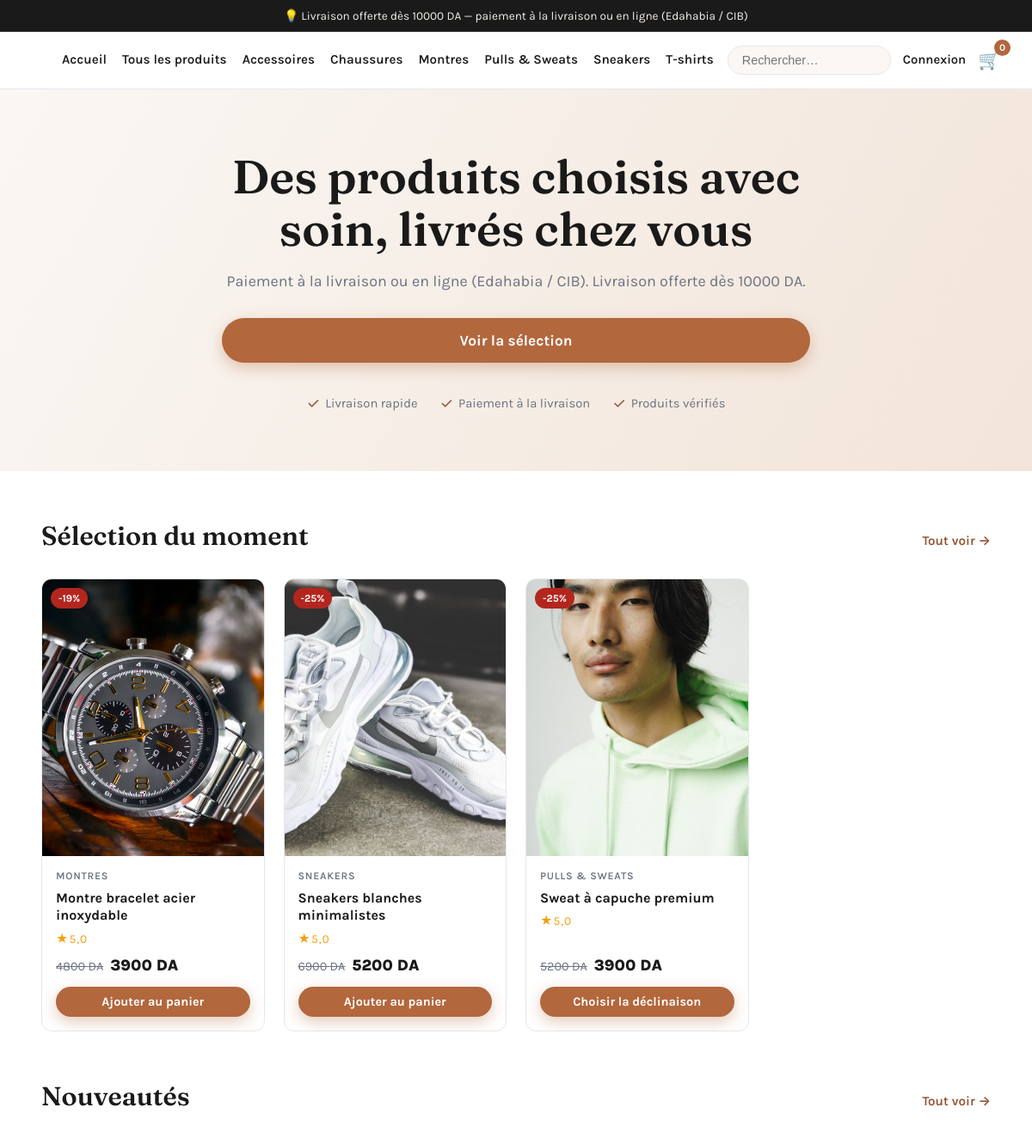
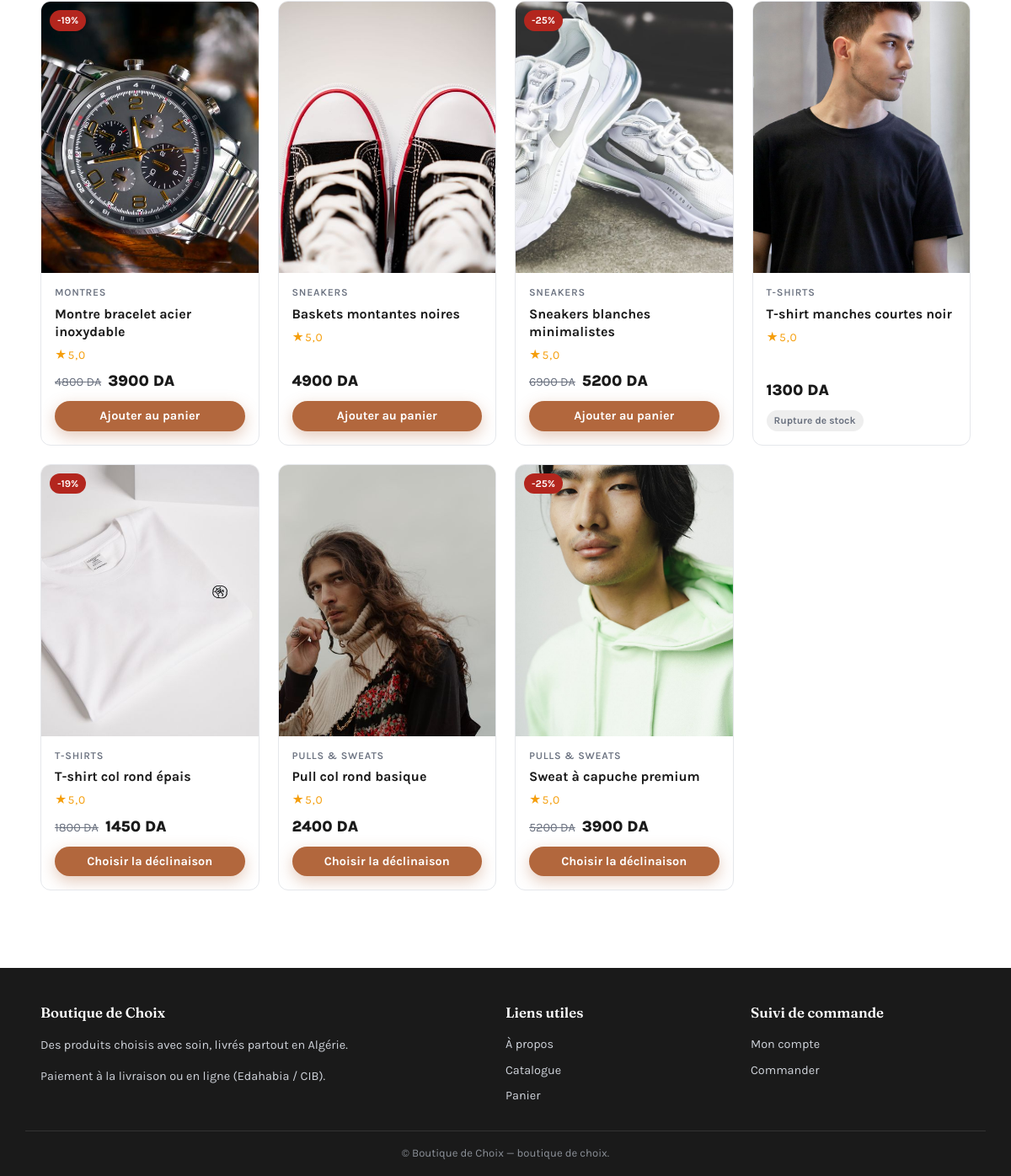
The page / on the database its author committed (2 pictures, top to bottom).
### apps/catalog/models.py (models this page shows, shortened)
class Category(models.Model):
    name = models.CharField("Nom", max_length=120)
    slug = models.SlugField("Slug", max_length=140, unique=True, blank=True)
    parent = models.ForeignKey(
        "self",
        verbose_name="Catégorie parente",
        on_delete=models.CASCADE,
        null=True,
        blank=True,
        related_name="children",
    )
    image = models.ImageField(
        "Image", upload_to="categories/", null=True, blank=True
    )
    description = models.TextField("Description", blank=True)
    is_active = models.BooleanField("Active", default=True)
    order = models.PositiveIntegerField("Ordre", default=0)
    class Meta:
        verbose_name = "Catégorie"
        verbose_name_plural = "Catégories"
        ordering = ["order", "name"]
    def get_absolute_url(self):
        return reverse("catalog:category", kwargs={"slug": self.slug})

class Product(models.Model):
    category = models.ForeignKey(
        Category,
        verbose_name="Catégorie",
        on_delete=models.PROTECT,
        related_name="products",
    )
    name = models.CharField("Nom du produit", max_length=200)
    slug = models.SlugField("Slug", max_length=220, unique=True, blank=True)
    sku = models.CharField("Référence (SKU)", max_length=60, blank=True)
    short_description = models.CharField(
        "Accroche", max_length=255, blank=True,
        help_text="Phrase courte affichée dans les listes de produits.",
    )
    description = models.TextField(
        "Description détaillée", blank=True,
        help_text="Description riche affichée sur la page produit.",
    )
    price = models.DecimalField(
        "Prix de vente (DA)", max_digits=10, decimal_places=2
    )
    compare_at_price = models.DecimalField(
        "Prix barré (DA)", max_digits=10, decimal_places=2,
        null=True, blank=True,
        help_text="Ancien prix affiché en promo (optionnel).",
    )
    stock = models.PositiveIntegerField("Stock", default=0)
    is_active = models.BooleanField("En ligne", default=True)
    is_featured = models.BooleanField("Mis en avant", default=False)
    created_at = models.DateTimeField("Créé le", auto_now_add=True)
    updated_at = models.DateTimeField("Mis à jour le", auto_now=True)
    class Meta:
        verbose_name = "Produit"
        verbose_name_plural = "Produits"
        ordering = ["-created_at"]
    def get_absolute_url(self):
        return reverse("catalog:product_detail", kwargs={"slug": self.slug})
    @property
    def in_stock(self):
        return self.stock > 0 or self.variants.filter(is_active=True, stock__gt=0).exists()
    @property
    def has_variants(self):
        return self.variants.filter(is_active=True).exists()
    @property
    def is_on_sale(self):
        return bool(
            self.compare_at_price and self.compare_at_price > self.price
        )
    @property
    def discount_percent(self):
        if not self.is_on_sale:
            return 0
        return round(
            (1 - float(self.price) / float(self.compare_at_price)) * 100
        )
    @property
    def primary_image(self):
        return self.images.filter(is_primary=True).first() or self.images.first()
    @property
    def average_rating(self):
        return self.reviews.filter(is_approved=True).aggregate(
            avg=models.Avg("rating")
        )["avg"]

class ProductImage(models.Model):
    product = models.ForeignKey(
        Product,
        verbose_name="Produit",
        on_delete=models.CASCADE,
        related_name="images",
    )
    image = models.ImageField("Image", upload_to="products/")
    alt = models.CharField(
        "Texte alternatif", max_length=255, blank=True,
        help_text="Description de l'image pour le référencement.",
    )
    is_primary = models.BooleanField(
        "Image principale", default=False,
        help_text="Affichée en premier sur la fiche produit.",
    )
    order = models.PositiveIntegerField("Ordre", default=0)
    class Meta:
        verbose_name = "Image produit"
        verbose_name_plural = "Images produit"
        ordering = ["order", "pk"]

### apps/core/views.py (the view, shortened to what this page needs)
# urls.py: path("", views.home, name="home"),
def home(request):
    featured = list(
        Product.objects.filter(is_active=True, is_featured=True)
        .select_related("category")
        .prefetch_related("images")[:8]
    )
    latest = list(
        Product.objects.filter(is_active=True)
        .select_related("category")
        .prefetch_related("images")
        .order_by("-created_at")[:8]
    )
    context = {
        "featured_products": featured,
        "latest_products": latest,
        "page_title": settings.STORE_NAME,
    }
    return render(request, "core/home.html", context)

### apps/cart/services.py (called while the page is built)
    def __len__(self):
        return sum(data["qty"] for data in self.cart.values())

### apps/core/context_processors.py (called while the page is built)
def store_settings(request):
    cart = CartSession(request)
    return {
        "store_name": settings.STORE_NAME,
        "store_currency_symbol": settings.CURRENCY_SYMBOL,
        "store_categories": Category.objects.filter(is_active=True),
        "cart_count": len(cart),
        "free_shipping_threshold": settings.SHIPPING_FREE_THRESHOLD,
        "shipping_flat_rate": settings.SHIPPING_FLAT_RATE,
        "allow_cod": settings.ALLOW_PAYMENT_ON_DELIVERY,
    }

### templates/core/home.html
{% extends "core/base.html" %}
{% block content %}
<section class="hero">
  <div class="container hero-inner">
    <h1>Des produits choisis avec soin, livrés chez vous</h1>
    <p>Paiement à la livraison ou en ligne (Edahabia / CIB). Livraison offerte dès {{ free_shipping_threshold }} DA.</p>
    <div class="hero-actions">
      <a class="btn btn-primary btn-lg" href="{% url 'catalog:product_list' %}">Voir la sélection</a>
    </div>
    <div class="hero-trust">
      <span><em>✓</em> Livraison rapide</span>
      <span><em>✓</em> Paiement à la livraison</span>
      <span><em>✓</em> Produits vérifiés</span>
    </div>
  </div>
</section>
{% if featured_products %}
<section class="section">
  <div class="container">
    <div class="section-head">
      <h2>Sélection du moment</h2>
      <a href="{% url 'catalog:product_list' %}">Tout voir →</a>
    </div>
    <div class="grid">
      {% for product in featured_products %}
        {% include "catalog/_product_card.html" %}
      {% endfor %}
    </div>
  </div>
</section>
{% endif %}
<section class="section" style="padding-top:0;">
  <div class="container">
    <div class="section-head">
      <h2>Nouveautés</h2>
      <a href="{% url 'catalog:product_list' %}">Tout voir →</a>
    </div>
    <div class="grid">
      {% for product in latest_products %}
        {% include "catalog/_product_card.html" %}
      {% endfor %}
    </div>
  </div>
</section>
{% endblock %}

### templates/core/base.html (shortened to what this page needs)
{% load static %}
<!DOCTYPE html>
<html lang="fr">
<head>
  <link rel="stylesheet" href="{% static 'css/style.css' %}">
</head>
<body>
  <div class="announce">
    💡 Livraison offerte dès {{ free_shipping_threshold }} {{ store_currency_symbol }} —
    paiement à la livraison ou en ligne (Edahabia / CIB)
  </div>
  <header class="site-header">
    <div class="container header-inner">
      <nav id="mainNav" class="main-nav" aria-label="Navigation principale">
        <a href="{% url 'core:home' %}">Accueil</a>
        <a href="{% url 'catalog:product_list' %}">Tous les produits</a>
        {% for cat in store_categories|slice:":6" %}
          <a href="{{ cat.get_absolute_url }}">{{ cat.name }}</a>
        {% endfor %}
      </nav>
      <div class="header-actions">
        <form class="header-search" action="{% url 'catalog:product_list' %}" method="get" role="search">
          <input type="search" name="q" placeholder="Rechercher…" aria-label="Rechercher un produit">
        </form>
        {% if user.is_authenticated %}
          <a class="header-link" href="{% url 'accounts:dashboard' %}">Mon compte</a>
        {% else %}
          <a class="header-link" href="{% url 'accounts:login' %}">Connexion</a>
        {% endif %}
        <a class="cart-link" href="{% url 'cart:cart_detail' %}">
          <span aria-hidden="true">🛒</span>
          <span class="cart-count" id="cartCount">{{ cart_count }}</span>
        </a>
      </div>
    </div>
  </header>
  <main id="main">
    {% block content %}{% endblock %}
  </main>
  <footer class="site-footer">
    <div class="container footer-grid">
      <div>
        <h4>{{ store_name }}</h4>
        <p>Des produits choisis avec soin, livrés partout en Algérie.</p>
        <p>Paiement à la livraison ou en ligne (Edahabia / CIB).</p>
      </div>
      <div>
        <h4>Liens utiles</h4>
        <a href="{% url 'core:about' %}">À propos</a>
        <a href="{% url 'catalog:product_list' %}">Catalogue</a>
        <a href="{% url 'cart:cart_detail' %}">Panier</a>
      </div>
      <div>
        <h4>Suivi de commande</h4>
        <a href="{% url 'accounts:dashboard' %}">Mon compte</a>
        <a href="{% url 'orders:checkout' %}">Commander</a>
      </div>
    </div>
    <div class="container footer-bottom">
      &copy; {{ store_name }} — boutique de choix.
    </div>
  </footer>
</body>
</html>

### templates/catalog/_product_card.html (shortened to what this page needs)
{% load static %}
<article class="card">
  <a class="card-media" href="{{ product.get_absolute_url }}" aria-label="{{ product.name }}">
    {% if product.primary_image %}
      <img src="{{ product.primary_image.image.url }}" alt="{{ product.primary_image.alt|default:product.name }}" loading="lazy">
    {% else %}
      <div class="card-media-empty">Image bientôt disponible</div>
    {% endif %}
    {% if product.is_on_sale %}<span class="badge badge-sale" style="position:absolute;top:10px;left:10px;">-{{ product.discount_percent }}%</span>{% endif %}
  </a>
  <div class="card-body">
    <div class="card-cat">{{ product.category.name }}</div>
    <h3 class="card-title"><a href="{{ product.get_absolute_url }}">{{ product.name }}</a></h3>
    {% if product.average_rating %}
      <div class="stars">★{{ product.average_rating|floatformat:1 }}</div>
    {% endif %}
    <div class="card-bottom">
      <div class="price-row">
        {% if product.is_on_sale %}<span class="price-compare">{{ product.compare_at_price|floatformat:0 }} {{ store_currency_symbol }}</span>{% endif %}
        <span class="price">{{ product.price|floatformat:0 }} {{ store_currency_symbol }}</span>
      </div>
      <div class="card-actions">
        {% if product.in_stock and not product.has_variants %}
          <form action="{% url 'cart:add_to_cart' product.pk %}" method="post" style="flex:1;">
            <button class="btn btn-primary btn-sm" style="width:100%;" type="submit">Ajouter au panier</button>
          </form>
        {% elif product.has_variants %}
          <a class="btn btn-primary btn-sm" style="flex:1;padding:9px 12px;" href="{{ product.get_absolute_url }}">Choisir la déclinaison</a>
        {% else %}
          <span class="badge badge-out">Rupture de stock</span>
        {% endif %}
      </div>
    </div>
  </div>
</article>

### rows shown on the page
Category: name "Accessoires"
Category: name "Chaussures"
Category: name "Montres"
Category: name "Pulls & Sweats"
Category: name "Sneakers"
Category: name "T-shirts"
Product: primary_image.image (picture), discount_percent "19", category.name "MONTRES", name "Montre bracelet acier inoxydable", average_rating "5,0", compare_at_price "4800", store_currency_symbol "DA", price "3900", stock "Ajouter au panier"
Product: primary_image.image (picture), discount_percent "25", category.name "SNEAKERS", name "Sneakers blanches minimalistes", average_rating "5,0", compare_at_price "6900", store_currency_symbol "DA", price "5200", stock "Ajouter au panier"
Product: primary_image.image (picture), discount_percent "25", category.name "PULLS & SWEATS", name "Sweat à capuche premium", average_rating "5,0", compare_at_price "5200", store_currency_symbol "DA", price "3900"
Product: primary_image.image (picture), category.name "SNEAKERS", name "Baskets montantes noires", average_rating "5,0", price "4900", store_currency_symbol "DA", stock "Ajouter au panier"
Product: primary_image.image (picture), category.name "T-SHIRTS", name "T-shirt manches courtes noir", average_rating "5,0", price "1300", store_currency_symbol "DA", stock "Rupture de stock"
Product: primary_image.image (picture), discount_percent "19", category.name "T-SHIRTS", name "T-shirt col rond épais", average_rating "5,0", compare_at_price "1800", store_currency_symbol "DA", price "1450"
Product: primary_image.image (picture), category.name "PULLS & SWEATS", name "Pull col rond basique", average_rating "5,0", price "2400", store_currency_symbol "DA"

### other values the page prints
{{ free_shipping_threshold }} "10000"
{{ store_currency_symbol }} "DA"
{{ cart_count }} "0"
{{ store_name }} "Boutique de Choix"
